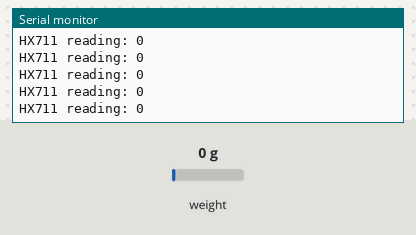
The sketch below on a simulated Arduino Uno, built with avr-gcc and run on an emulated ATmega328P. Shown: the last lines printed to the serial monitor. Inputs (shaded band) come from the test bench; at power-on: weight on the scale 0 g.

Above: at 2.2 s.
2.3 s: weight on the scale set to 100 g
At 2.46 s:
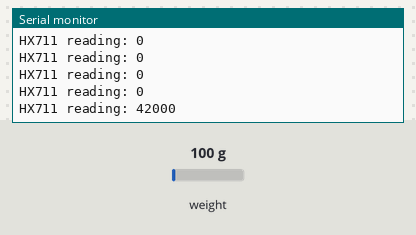
3.8 s: weight on the scale set to 1250 g
At 3.86 s:
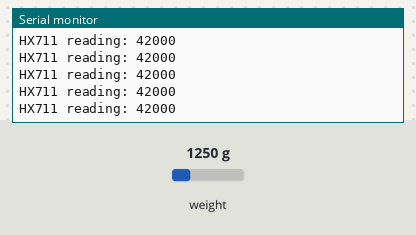
Timing chart, 0 to 6.8 s (numbered marks = the images above; inputs shaded):
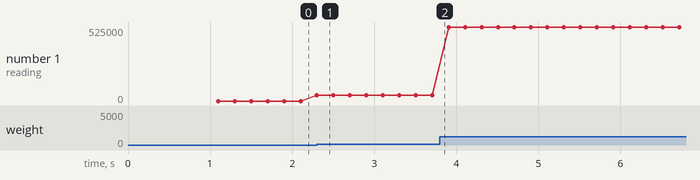

The sketch:

load_cell_HX711_github_example.ino
```cpp
#include "HX711.h"

// HX711 circuit wiring
const int LOADCELL_DOUT_PIN = 2;
const int LOADCELL_SCK_PIN = 3;
float calibration_factor = 0;

HX711 scale;

void setup() {
  Serial.begin(9600);
  scale.begin(LOADCELL_DOUT_PIN, LOADCELL_SCK_PIN);
   scale.tare();
   scale.set_gain(64); //potential solution to the 8388607 reading
}

void loop() {
  scale.set_scale(calibration_factor);
  if (scale.is_ready()) {
    long reading = scale.read();
    Serial.print("HX711 reading: ");
    Serial.println(reading);
  } else {
    Serial.println("HX711 not found.");
  }

  delay(100);

}
```

Measured:
- after the input at 2.3 s, the serial monitor: prints a new line at once (image 1)
- plotted number 1: 0 → 42000 after the input at 2.3 s, 42000 → 525000 after the input at 3.8 s
